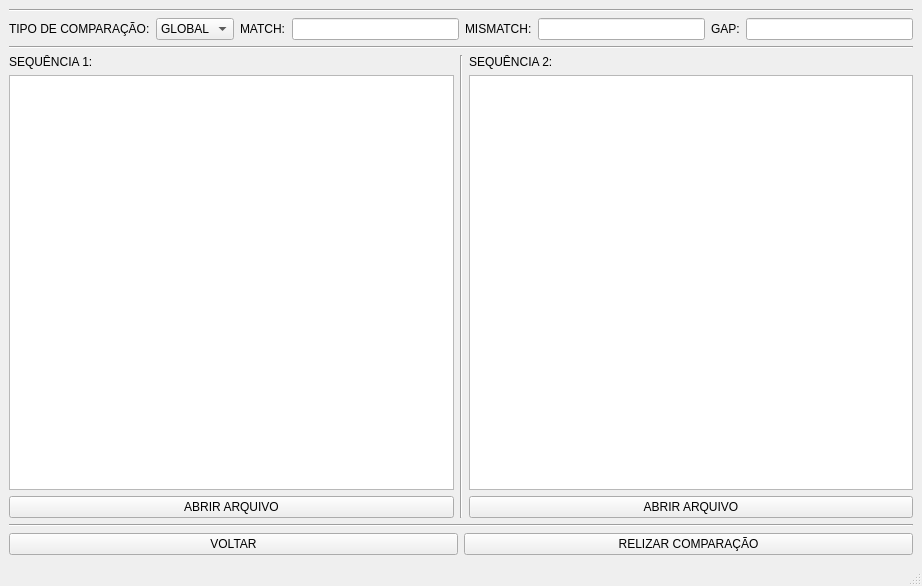
<?xml version="1.0" encoding="UTF-8"?>
<ui version="4.0">
 <class>Tela_Comparacao</class>
 <widget class="QMainWindow" name="Tela_Comparacao">
  <property name="geometry">
   <rect>
    <x>0</x>
    <y>0</y>
    <width>922</width>
    <height>586</height>
   </rect>
  </property>
  <property name="windowTitle">
   <string>Tela de Comparações - GeMapCom</string>
  </property>
  <widget class="QWidget" name="centralwidget">
   <layout class="QGridLayout" name="gridLayout">
    <item row="1" column="0">
     <layout class="QVBoxLayout" name="verticalLayout_3">
      <item>
       <layout class="QHBoxLayout" name="horizontalLayout">
        <item>
         <widget class="QLabel" name="label_3">
          <property name="text">
           <string>TIPO DE COMPARAÇÃO:</string>
          </property>
         </widget>
        </item>
        <item>
         <widget class="QComboBox" name="comboBox">
          <property name="cursor">
           <cursorShape>PointingHandCursor</cursorShape>
          </property>
          <item>
           <property name="text">
            <string>GLOBAL</string>
           </property>
          </item>
          <item>
           <property name="text">
            <string>LOCAL</string>
           </property>
          </item>
         </widget>
        </item>
        <item>
         <widget class="QLabel" name="label_4">
          <property name="text">
           <string>MATCH:</string>
          </property>
         </widget>
        </item>
        <item>
         <widget class="QLineEdit" name="match">
          <property name="clearButtonEnabled">
           <bool>true</bool>
          </property>
         </widget>
        </item>
        <item>
         <widget class="QLabel" name="label_5">
          <property name="text">
           <string>MISMATCH:</string>
          </property>
         </widget>
        </item>
        <item>
         <widget class="QLineEdit" name="mismatch">
          <property name="clearButtonEnabled">
           <bool>true</bool>
          </property>
         </widget>
        </item>
        <item>
         <widget class="QLabel" name="label_6">
          <property name="text">
           <string>GAP:</string>
          </property>
         </widget>
        </item>
        <item>
         <widget class="QLineEdit" name="gap">
          <property name="clearButtonEnabled">
           <bool>true</bool>
          </property>
         </widget>
        </item>
       </layout>
      </item>
      <item>
       <widget class="Line" name="line_3">
        <property name="orientation">
         <enum>Qt::Horizontal</enum>
        </property>
       </widget>
      </item>
      <item>
       <layout class="QHBoxLayout" name="horizontalLayout_3">
        <item>
         <layout class="QVBoxLayout" name="verticalLayout">
          <item>
           <widget class="QLabel" name="label">
            <property name="text">
             <string>SEQUÊNCIA 1:</string>
            </property>
           </widget>
          </item>
          <item>
           <widget class="QTextEdit" name="setar_sequencia1">
            <property name="readOnly">
             <bool>true</bool>
            </property>
           </widget>
          </item>
          <item>
           <widget class="QPushButton" name="botao_abrir_arquivo1">
            <property name="cursor">
             <cursorShape>PointingHandCursor</cursorShape>
            </property>
            <property name="text">
             <string>ABRIR ARQUIVO</string>
            </property>
           </widget>
          </item>
         </layout>
        </item>
        <item>
         <widget class="Line" name="line">
          <property name="orientation">
           <enum>Qt::Vertical</enum>
          </property>
         </widget>
        </item>
        <item>
         <layout class="QVBoxLayout" name="verticalLayout_2">
          <item>
           <widget class="QLabel" name="label_2">
            <property name="text">
             <string>SEQUÊNCIA 2:</string>
            </property>
           </widget>
          </item>
          <item>
           <widget class="QTextEdit" name="setar_sequencia2">
            <property name="readOnly">
             <bool>true</bool>
            </property>
           </widget>
          </item>
          <item>
           <widget class="QPushButton" name="botao_abrir_arquivo2">
            <property name="cursor">
             <cursorShape>PointingHandCursor</cursorShape>
            </property>
            <property name="text">
             <string>ABRIR ARQUIVO</string>
            </property>
           </widget>
          </item>
         </layout>
        </item>
       </layout>
      </item>
      <item>
       <widget class="Line" name="line_2">
        <property name="orientation">
         <enum>Qt::Horizontal</enum>
        </property>
       </widget>
      </item>
      <item>
       <layout class="QHBoxLayout" name="horizontalLayout_2">
        <item>
         <widget class="QPushButton" name="botao_voltar">
          <property name="cursor">
           <cursorShape>PointingHandCursor</cursorShape>
          </property>
          <property name="text">
           <string>VOLTAR</string>
          </property>
          <property name="icon">
           <iconset>
            <normaloff>../images/voltar.png</normaloff>../images/voltar.png</iconset>
          </property>
         </widget>
        </item>
        <item>
         <widget class="QPushButton" name="botao_realizar_comparacao">
          <property name="cursor">
           <cursorShape>PointingHandCursor</cursorShape>
          </property>
          <property name="text">
           <string>RELIZAR COMPARAÇÃO</string>
          </property>
         </widget>
        </item>
       </layout>
      </item>
     </layout>
    </item>
    <item row="0" column="0">
     <widget class="Line" name="line_4">
      <property name="orientation">
       <enum>Qt::Horizontal</enum>
      </property>
     </widget>
    </item>
   </layout>
  </widget>
  <widget class="QStatusBar" name="statusbar"/>
 </widget>
 <resources/>
 <connections/>
</ui>
